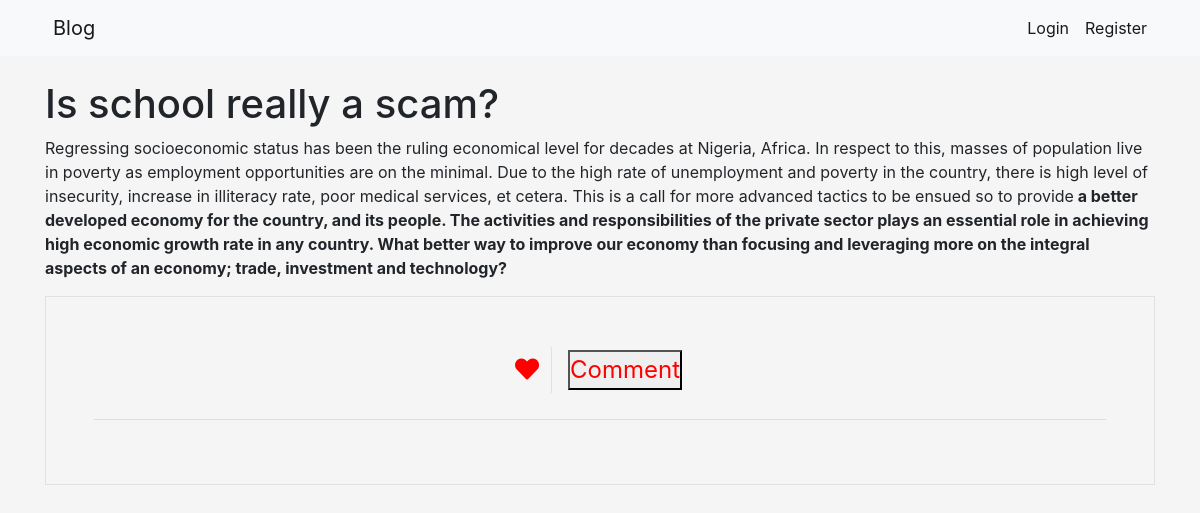
Page /post/is-school-really-a-scam/ on the committed database.
### zuri/models.py (models this page shows, shortened)
class Post(models.Model):
    category = models.ForeignKey('Category', related_name='post', on_delete=models.CASCADE)
    title = models.CharField(max_length=50, unique=True)
    display_title = models.CharField(max_length=50, editable=False)
    author = models.ForeignKey('CustomUser', on_delete=models.CASCADE, validators=[author_validation, ],
                               related_name='post_author',  null=True)  #
    body = RichTextField()
    approved = models.BooleanField(default=False, )  #
    approved_by = models.ForeignKey('CustomUser', on_delete=models.CASCADE, validators=[approved_by_validation, ],
                                    related_name='post_approved_by', blank=True, null=True)  #
    published = models.BooleanField(default=False, )
    draft = models.BooleanField(default=False)  #
    liked_post = models.BooleanField(default=False)
    created_on = models.DateTimeField(auto_now_add=True)
    last_modified = models.DateTimeField(auto_now=True)
    slug = models.SlugField(blank=True, editable=False)
    def __str__(self):
        return self.display_title

### zuri/views.py (the view, shortened to what this page needs)
# urls.py: path('post/<post_slug>/', views.post, name="post"),
def post(request, post_slug):
    post = get_object_or_404(Post, slug=post_slug, published=True, draft=False)
    category = Category.objects.get(post__slug=post_slug)
    form = CommentForm()
    context = {
        'post': post,
        'category': category,
        'form': form
    }
    return render(request, 'blog/post.html', context)

### zuri/models.py (called while the page is built)
    def __str__(self):
        return self.display_name

### zuri_django/templates/blog/post.html (shortened to what this page needs)
<!DOCTYPE html>
{% extends "base.html" %}
{% load static %}
{% block page_content %}
    <h1>{{post}}</h1>
    <div  id="post{{ post.id }}">
        {{post.body|safe}}
        <div class="p-5 mx-auto  border " id="form">
            <div class="middle">
                <button class="btn bla mr-3  mb-2 border-right"  style="font-size:24px; color:red;" ><i class="fas fa-heart" id="like{{ message.id }}"></i></button>
                <button class=" mr-3  p-0 mb-2"  style="font-size:24px; color:red;" id="comment" >Comment</button>
            </div>
            <div class="class" >
                <hr>
            </div>
        </div>
    </div>
{% endblock %}

### zuri/static/blog/css/style.css (style rules this page uses)
.middle { display: flex; justify-content: center; align-items: center; }

### rows in the picture
Post: display_title "Is school really a scam?", body "Regressing socioeconomic status has been the ruling economical level for decades at Nigeria, Africa. In respect to this, masses of population live in poverty as employment opportunities are on the minimal. Due to the high rate of unemployment and poverty in the country, there is high level of insecurity, increase in illiteracy rate, poor medical services, et cetera. This is a call for more advanced tactics to be ensued so to provide a better developed economy for the country, and its people. The activities and responsibilities of the private sector plays an essential role in achieving high economic growth rate in any country. What better way to improve our economy than focusing and…"
